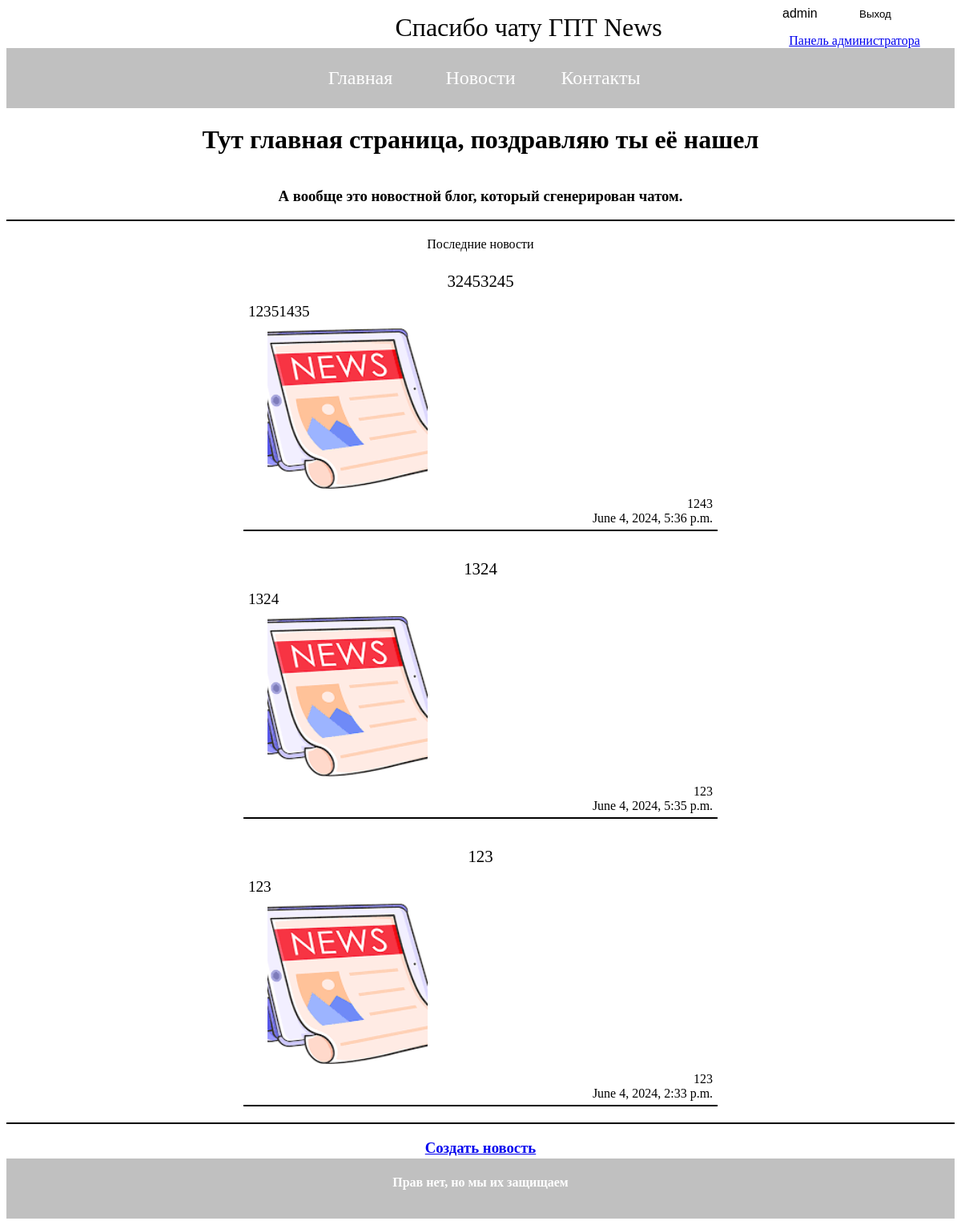
The app's page / (signed in) with its own data.
### Gingerbreads/models.py (models this page shows, shortened)
class Gingerbreads(models.Model):
    title = models.CharField(max_length=200, verbose_name="Заголовок")
    content = models.TextField(verbose_name="Содержание")
    date_published = models.DateTimeField(default=timezone.now ,verbose_name="Дата публикации")
    images = models.ImageField(upload_to="images/", verbose_name="Изображение")
    author = models.ForeignKey(User, on_delete=models.CASCADE, verbose_name="Автор", null=True, blank=True)
    def get_absolute_url(self):
        return reverse("news:Gingerbreads_detail", kwargs={"pk": self.pk})

### Gingerbreads/views.py (the view)
# urls.py: path("", views.index, name="Gingerbreads"),
def index(request):
    latest_blog = Gingerbreads.objects.all().order_by('-date_published')[:3]
    return render(request, 'Gingerbreads/Gingerbreads_list.html', {"blogs": latest_blog})

### Gingerbreads/templates/Gingerbreads/Gingerbreads_list.html (shortened to what this page needs)
{% extends 'Gingerbreads/layout.html' %}
{% load static %}
{% block static %}
    <link rel="stylesheet" href="{% static 'Gingerbreads/css/Gingerbreads_list.css' %}">
{% endblock static %}
{% block content %}
    <div class="info">
        <h1>Тут главная страница, поздравляю ты её нашел </h1>
        <h3>А вообще это новостной блог, который сгенерирован чатом.
        </h3>
    </div>
    <div class='last_news'>
        <a class ='text_content'>Последние новости</a>
        {% for blog in blogs %}
        <div class='blog'>
            <div style="width: 100%; display:flex; justify-content: center;">
                <a href="{{ blog.get_absolute_url }}" class='title_blog'>{{ blog.title }}</a>
            </div>
            <a class='content_blog'>{{blog.content | truncatechars:150 }}</a>
            <div class='img_blog'>
                <div
                style=
                'background: url({{blog.images.url}}) no-repeat;
                background-position: center;
                background-size:cover;
                    width: 100%;
                    height: 100%;'></div>
                </div>
                <div class='blog_info'>
                    <a>{{blog.author}}</a>
                    <a>{{blog.date_published}}</a>
                </div>
            </div>
            {% endfor %}
        </div>
<div class="centered">
  <h3>
    <a class="new_news" href="{% url 'news:create_news' %}">Создать новость</a>
  </h3>
</div>
        {% endblock content %}

### Gingerbreads/templates/Gingerbreads/Layout.html (shortened to what this page needs)
{% load static %}
<html lang="en">
<head>
<link rel="stylesheet" href="{% static 'Gingerbreads/css/layout.css' %}">
{% block static %}
{% endblock %}
</head>
<body>
    <div class="header">
        <div class="nav-logo">
            <a href='{% url 'news:Gingerbreads' %}' class="head_text">Спасибо чату ГПТ News</a>
        </div>
        <div class="user_logo">
            {% if user.is_authenticated %}
                <div style="display:flex; align-items: baseline">
                <a  class="user_btn" href="{% url 'Users:profile' %}">{{ user.username }}</a>
                <form action="{% url 'Users:logout' %}" method="post">
                    <button type="submit" class="user_btn">Выход</button>
                </form>
                </div>
                {% if user.is_superuser %}
                <div>
                    <a class="admin_btn" href="{% url 'admin:index' %}">Панель администратора</a>
                </div>
                {% endif %}
            {% else %}
                <div>
                    <a class="user_btn" href="{% url 'Users:login' %}">Вход</a>
                    <a class="user_btn" href="{% url 'Users:register' %}">Регистрация</a>
                </div>
            {% endif %}
        </div>
    </div>
    <div class="navigate">
            <a href='{% url 'news:Gingerbreads' %}' class="nav_btn">Главная</a>
            <a href='{% url 'news:News' %}' class="nav_btn">Новости</a>
            <a href='{% url 'news:contacts' %}' class="nav_btn">Контакты</a>
    </div>
    {% block content %}
    {% endblock %}
    <div class='footer'>
        <h4>Прав нет, но мы их защищаем</h4>
    </div>
</body>
</html>

### static/Gingerbreads/css/layout.css (style rules this page uses)
body { position: relative; padding-bottom: 58px; box-sizing: border-box; }
.head_text { justify-content: center; font-size: 2em; text-decoration: none; color: black; }
.nav-logo { display: flex; justify-content: center; align-items: center; padding-left: 41%; }
.navigate { display: flex; background-color: #C0C0C0; width: 100%; height: 75px; font-size: 1.5em; justify-content: center; align-items: center }
.nav_btn { width: 150px; color: white; display: flex; justify-content: center; text-decoration: none; }
.user_btn { display: flex; align-items: center; font-size: 1 em; width: 90px; text-decoration: none; color: black; border: none; background-color: white; font-family: Arial; }
.header { display: flex; justify-content: space-between }
.footer { height: 75px; width: 100%; display: flex; background-color: #C0C0C0; position: absolute; bottom: 0px; color: white; justify-content: center; }
.user_logo { display: flex; align-items: center; width: 250px; justify-content: space-around; flex-direction: column }

### static/Gingerbreads/css/Gingerbreads_list.css (style rules this page uses)
.last_news { padding-top: 20px; display: flex; justify-content: center; width: 100%; flex-direction: column; align-items: center; border-bottom: 2px solid black; }
.blog { background-color: white; width: 50%; color: black; border-bottom: 2px solid black; }
.text_content { padding-bottom: 10px; font-size: 1 em; }
.blog_info { display: flex; flex-direction: column; align-items: flex-end; padding-right: 1%; padding-bottom: 5px; padding-top: 10px; }
.title_blog { display: flex; justify-content: center; color: black; text-decoration: none; font-size: 1.3em; padding-top: 15px; padding-bottom: 15px; width: 70%; }
.content_blog { padding-left: 1%; padding-right: 1%; color: black; font-size: 1.2em; width: 98%; display: flex; padding-bottom: 10px; }
.img_blog { width: 200px; height: 200px; padding-left: 5%; background-size: cover; background-position: center; background-repeat: no-repeat; }
.info { display: flex; flex-direction: column; align-items: center; border-bottom: 2px solid black; }
.centered { display: flex; justify-content: center; align-items: center; }

### records on screen
Gingerbreads: title "32453245", content "12351435", images (picture), author "1243", date_published "June 4, 2024, 5:36 p.m."
Gingerbreads: title "1324", content "1324", images (picture), author "123", date_published "June 4, 2024, 5:35 p.m."
Gingerbreads: title "123", content "123", images (picture), author "123", date_published "June 4, 2024, 2:33 p.m."

### other values on screen
{{ user.username }} "admin"
